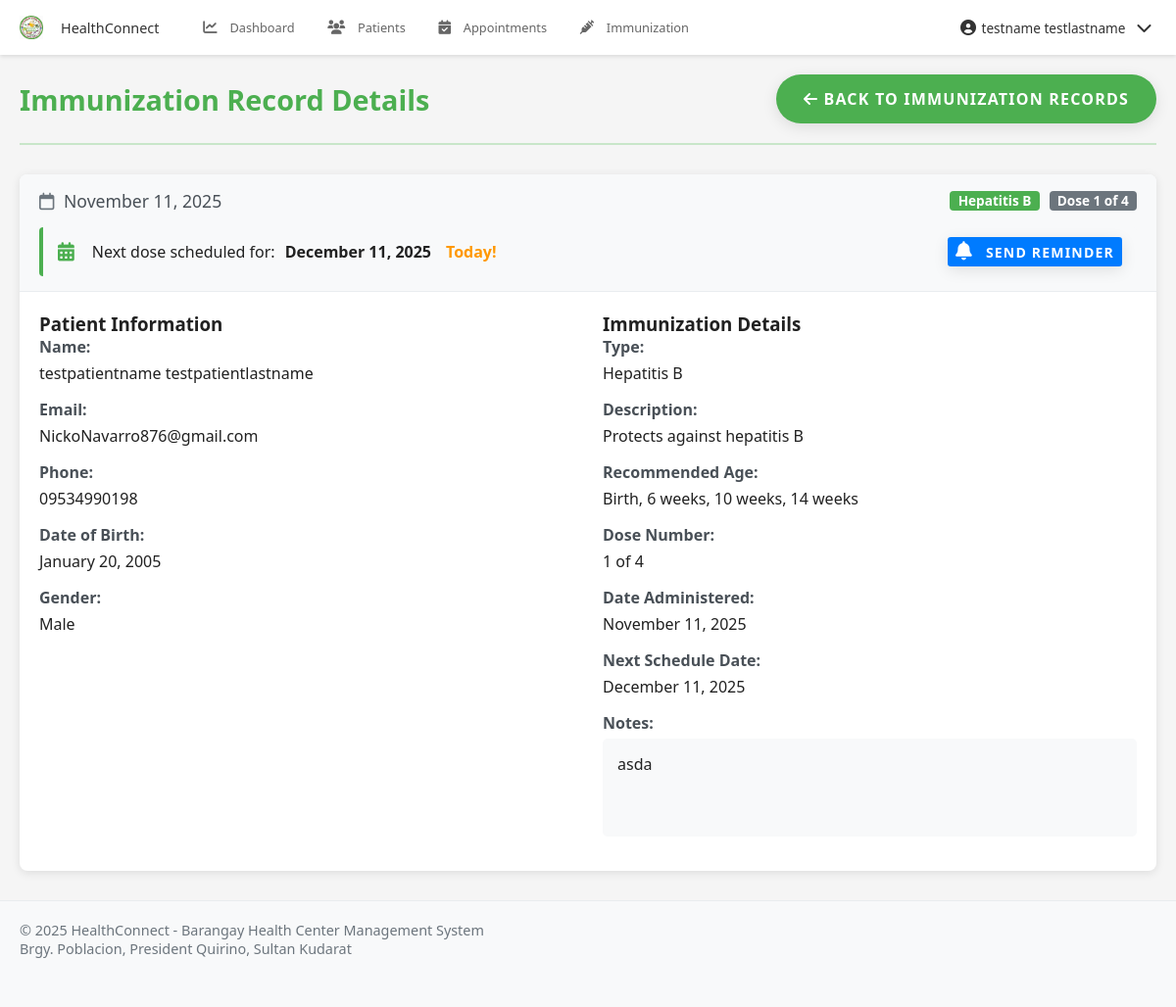
The page /pages/health_worker/view_immunization.php?id=2 (signed in) on the database its author committed.
### tables this page shows
CREATE TABLE `immunization_records` (
  `immunization_record_id` int(11) NOT NULL,
  `patient_id` int(11) DEFAULT NULL,
  `immunization_type_id` int(11) DEFAULT NULL,
  `health_worker_id` int(11) DEFAULT NULL,
  `dose_number` int(11) DEFAULT NULL,
  `date_administered` date DEFAULT NULL,
  `next_schedule_date` date DEFAULT NULL,
  `notes` text DEFAULT NULL,
  `created_at` timestamp NOT NULL DEFAULT current_timestamp(),
  `updated_at` timestamp NOT NULL DEFAULT current_timestamp() ON UPDATE current_timestamp()
);

CREATE TABLE `immunization_types` (
  `immunization_type_id` int(11) NOT NULL,
  `name` varchar(100) NOT NULL,
  `description` text DEFAULT NULL,
  `recommended_age` varchar(100) DEFAULT NULL,
  `dose_count` int(11) DEFAULT 1,
  `created_at` timestamp NOT NULL DEFAULT current_timestamp()
);

CREATE TABLE `users` (
  `user_id` int(11) NOT NULL,
  `role_id` int(11) DEFAULT NULL,
  `username` varchar(50) NOT NULL,
  `email` varchar(100) NOT NULL,
  `password` varchar(255) NOT NULL,
  `mobile_number` varchar(20) DEFAULT NULL,
  `first_name` varchar(100) NOT NULL,
  `middle_name` varchar(100) DEFAULT NULL,
  `last_name` varchar(100) NOT NULL,
  `gender` enum('Male','Female','Other') DEFAULT NULL,
  `date_of_birth` date DEFAULT NULL,
  `address` text DEFAULT NULL,
  `profile_picture` varchar(255) DEFAULT NULL,
  `is_active` tinyint(1) DEFAULT 1,
  `last_login` datetime DEFAULT NULL,
  `otp` varchar(6) DEFAULT NULL,
  `otp_expiry` datetime DEFAULT NULL,
  `created_at` timestamp NOT NULL DEFAULT current_timestamp(),
  `updated_at` timestamp NOT NULL DEFAULT current_timestamp() ON UPDATE current_timestamp()
);

### pages/health_worker/view_immunization.php (the view, shortened to what this page needs)
<?php
$immunization_record_id = intval($_GET['id']);
$database = new Database();
$pdo = $database->getConnection();
try {
    $query = "SELECT health_worker_id FROM health_workers WHERE user_id = ?";
    $stmt = $pdo->prepare($query);
    $stmt->execute([$_SESSION['user_id']]);
    $health_worker = $stmt->fetch(PDO::FETCH_ASSOC);
    $health_worker_id = $health_worker['health_worker_id'];
} catch (PDOException $e) {
    error_log("Error fetching health worker ID: " . $e->getMessage());
    header('Location: immunization.php');
    exit();
}
try {
    $query = "SELECT ir.*,
                     u.first_name, u.last_name, u.email, u.mobile_number, u.date_of_birth, u.gender,
                     it.name as immunization_name, it.description as immunization_description,
                     it.recommended_age, it.dose_count
              FROM immunization_records ir
              JOIN patients p ON ir.patient_id = p.patient_id
              JOIN users u ON p.user_id = u.user_id
              JOIN immunization_types it ON ir.immunization_type_id = it.immunization_type_id
              WHERE ir.immunization_record_id = ? AND ir.health_worker_id = ?";
    $stmt = $pdo->prepare($query);
    $stmt->execute([$immunization_record_id, $health_worker_id]);
    $immunization = $stmt->fetch(PDO::FETCH_ASSOC);
} catch (PDOException $e) {
    error_log("Error fetching immunization record: " . $e->getMessage());
    header('Location: immunization.php');
    exit();
}
?>
<!DOCTYPE html>
<html lang="en">
<head>
    <?php include __DIR__ . '/../../includes/header_links.php'; ?>
</head>
<body>
    <?php include __DIR__ . '/../../includes/navbar.php'; ?>
    <div class="container">
        <div class="page-header">
            <h1>Immunization Record Details</h1>
            <div class="header-actions">
                <a href="immunization.php" class="btn btn-secondary">
                    <i class="fas fa-arrow-left"></i> Back to Immunization Records
                </a>
            </div>
        </div>
        <div class="card">
            <div class="card-header">
                <div class="immunization-meta">
                    <div class="immunization-date">
                        <i class="far fa-calendar"></i>
                        <?php echo date('F j, Y', strtotime($immunization['date_administered'])); ?>
                    </div>
                    <div class="immunization-type">
                        <span class="badge badge-primary">
                            <?php echo htmlspecialchars($immunization['immunization_name']); ?>
                        </span>
                        <span class="badge badge-secondary">
                            Dose <?php echo $immunization['dose_number']; ?> of <?php echo $immunization['dose_count']; ?>
                        </span>
                    </div>
                </div>
                <?php if (!empty($immunization['next_schedule_date'])): ?>
                    <div class="next-schedule-alert">
                        <i class="fas fa-calendar-alt"></i>
                        Next dose scheduled for: <strong><?php echo date('F j, Y', strtotime($immunization['next_schedule_date'])); ?></strong>
                        <?php
                            $days_until = floor((strtotime($immunization['next_schedule_date']) - time()) / (60 * 60 * 24));
                            if ($days_until > 0) {
                                echo "<span class=\"days-count\">($days_until days from now)</span>";
                            } elseif ($days_until == 0) {
                                echo "<span class=\"days-count urgent\">Today!</span>";
                            } else {
                                echo "<span class=\"days-count overdue\">Overdue by " . abs($days_until) . " days</span>";
                            }
                        ?>
                        <button class="btn btn-sm btn-primary send-reminder-btn" onclick="sendReminder(<?php echo $immunization['patient_id']; ?>, '<?php echo htmlspecialchars($immunization['immunization_name']); ?>', '<?php echo $immunization['next_schedule_date']; ?>')">
                            <i class="fas fa-bell"></i> Send Reminder
                        </button>
                    </div>
                <?php endif; ?>
            </div>
            <div class="card-body">
                <div class="row">
                    <div class="col-md-6">
                        <h3>Patient Information</h3>
                        <div class="info-group">
                            <label>Name:</label>
                            <div><?php echo htmlspecialchars($immunization['first_name'] . ' ' . $immunization['last_name']); ?></div>
                        </div>
                        <div class="info-group">
                            <label>Email:</label>
                            <div><?php echo htmlspecialchars($immunization['email']); ?></div>
                        </div>
                        <div class="info-group">
                            <label>Phone:</label>
                            <div><?php echo htmlspecialchars($immunization['mobile_number']); ?></div>
                        </div>
                        <div class="info-group">
                            <label>Date of Birth:</label>
                            <div><?php echo date('F j, Y', strtotime($immunization['date_of_birth'])); ?></div>
                        </div>
                        <div class="info-group">
                            <label>Gender:</label>
                            <div><?php echo htmlspecialchars($immunization['gender']); ?></div>
                        </div>
                    </div>
                    <div class="col-md-6">
                        <h3>Immunization Details</h3>
                        <div class="info-group">
                            <label>Type:</label>
                            <div><?php echo htmlspecialchars($immunization['immunization_name']); ?></div>
                        </div>
                        <div class="info-group">
                            <label>Description:</label>
                            <div><?php echo htmlspecialchars($immunization['immunization_description']); ?></div>
                        </div>
                        <div class="info-group">
                            <label>Recommended Age:</label>
                            <div><?php echo htmlspecialchars($immunization['recommended_age']); ?></div>
                        </div>
                        <div class="info-group">
                            <label>Dose Number:</label>
                            <div><?php echo $immunization['dose_number']; ?> of <?php echo $immunization['dose_count']; ?></div>
                        </div>
                        <div class="info-group">
                            <label>Date Administered:</label>
                            <div><?php echo date('F j, Y', strtotime($immunization['date_administered'])); ?></div>
                        </div>
                        <?php if (!empty($immunization['next_schedule_date'])): ?>
                        <div class="info-group">
                            <label>Next Schedule Date:</label>
                            <div><?php echo date('F j, Y', strtotime($immunization['next_schedule_date'])); ?></div>
                        </div>
                        <?php endif; ?>
                        <div class="info-group">
                            <label>Notes:</label>
                            <div class="notes-section">
                                <?php if (!empty($immunization['notes'])): ?>
                                    <p><?php echo nl2br(htmlspecialchars($immunization['notes'])); ?></p>
                                <?php else: ?>
                                    <p class="text-muted">No notes available</p>
                                <?php endif; ?>
                            </div>
                        </div>
                    </div>
                </div>
            </div>
        </div>
    </div>
    <?php include __DIR__ . '/../../includes/footer.php'; ?>
</body>
</html>

### assets/css/style.css (style rules this page uses)
:root { --primary-color: #4CAF50; --primary-dark: #388E3C; --primary-light: #C8E6C9; --accent-color: #FF5722; --text-primary: #212121; --text-secondary: #757575; --divider-color: #BDBDBD; --background-color: #F5F5F5; --white: #FFFFFF; --error: #F44336; --warning: #FFC107; --info: #2196F3; --success: #4CAF50; }
* { margin: 0; padding: 0; box-sizing: border-box; font-family: 'Poppins', 'Segoe UI', Arial, sans-serif; }
html, body { height: 100%; background-color: var(--background-color); color: var(--text-primary); font-size: 16px; overflow-x: hidden; }
a { color: var(--primary-dark); text-decoration: none; transition: color 0.3s ease; }
.container { width: 100%; max-width: 1200px; margin: 0 auto; padding: 0 20px; }
.btn { display: inline-block; padding: 14px 28px; background-color: var(--primary-color); color: var(--white); border-radius: 30px; font-weight: 600; text-transform: uppercase; letter-spacing: 1.2px; transition: all 0.3s ease; cursor: pointer; border: none; box-shadow: 0 4px 15px rgba(0,0,0,0.1); }
.btn-sm { padding: 8px 16px; font-size: 0.9rem; }
.page-header { display: flex; justify-content: space-between; align-items: center; margin-bottom: 30px; padding: 20px 0; border-bottom: 2px solid var(--primary-light); }
.page-header h1 { color: var(--primary-color); margin: 0; font-size: 1.8rem; }
.header-actions { display: flex; gap: 15px; align-items: center; }
.card { background-color: #fff; border-radius: 8px; box-shadow: 0 2px 10px rgba(0, 0, 0, 0.1); margin-bottom: 30px; overflow: hidden; }
.card-header { background-color: #f8f9fa; padding: 15px 20px; border-bottom: 1px solid #e9ecef; }
.card-body { padding: 20px; }
.info-group { margin-bottom: 15px; }
.info-group label { font-weight: 600; display: block; margin-bottom: 5px; color: #495057; }
.notes-section { background-color: #f8f9fa; padding: 15px; border-radius: 5px; min-height: 100px; }
.row { display: flex; flex-wrap: wrap; margin-right: -15px; margin-left: -15px; }
.col-md-6 { flex: 0 0 50%; max-width: 50%; padding-right: 15px; padding-left: 15px; }
.immunization-meta { display: flex; justify-content: space-between; align-items: center; flex-wrap: wrap; }
.immunization-date { font-size: 1.1rem; color: #495057; margin-right: 20px; }
.immunization-date i { margin-right: 5px; color: #6c757d; }
.immunization-type { display: flex; gap: 10px; }
.badge { display: inline-block; padding: 0.25em 0.6em; font-size: 0.85em; font-weight: 700; line-height: 1; text-align: center; white-space: nowrap; vertical-align: baseline; border-radius: 0.25rem; }
.badge-primary { color: #fff; background-color: #4CAF50; }
.badge-secondary { color: #fff; background-color: #6c757d; }
.next-schedule-alert { margin-top: 15px; padding: 10px 15px; background-color: #f8f9fa; border-left: 4px solid #4CAF50; border-radius: 4px; display: flex; align-items: center; flex-wrap: wrap; gap: 10px; }
.next-schedule-alert i { color: #4CAF50; font-size: 1.2rem; margin-right: 8px; }
.days-count { color: #6c757d; margin-left: 5px; }
.days-count.urgent { color: #FF9800; font-weight: bold; }
.send-reminder-btn { margin-left: auto; }
.btn-sm { padding: 0.25rem 0.5rem; font-size: 0.875rem; line-height: 1.5; border-radius: 0.2rem; }
body { padding-top: 60px; padding-bottom: 70px; }

### pages/health_worker/view_immunization.php (style rules this page uses)
.send-reminder-btn { background-color: #007bff; border: none; color: white !important; }
.send-reminder-btn i { color: white !important; }

### includes/navbar.php (style rules this page uses)
body { padding-top: 48px; padding-bottom: 56px; }
@media (min-width: 769px) { body { padding-bottom: 0; } }
@media (min-width: 769px) { body { padding-top: 56px; } }

### rows shown on the page
immunization_records: date_administered "November 11, 2025", immunization_type.name "Hepatitis B", dose_number "1", immunization_type.dose_count "4", next_schedule_date "December 11, 2025", users.first_name+last_name "testpatientname testpatientlastname", users.email "NickoNavarro876@gmail.com", users.mobile_number "09534990198", users.date_of_birth "January 20, 2005", users.gender "Male", immunization_type.description "Protects against hepatitis B", immunization_type.recommended_age "Birth, 6 weeks, 10 weeks, 14 weeks", notes "asda"

### other values the page prints
$_SESSION['name'] "testname testlastname"
